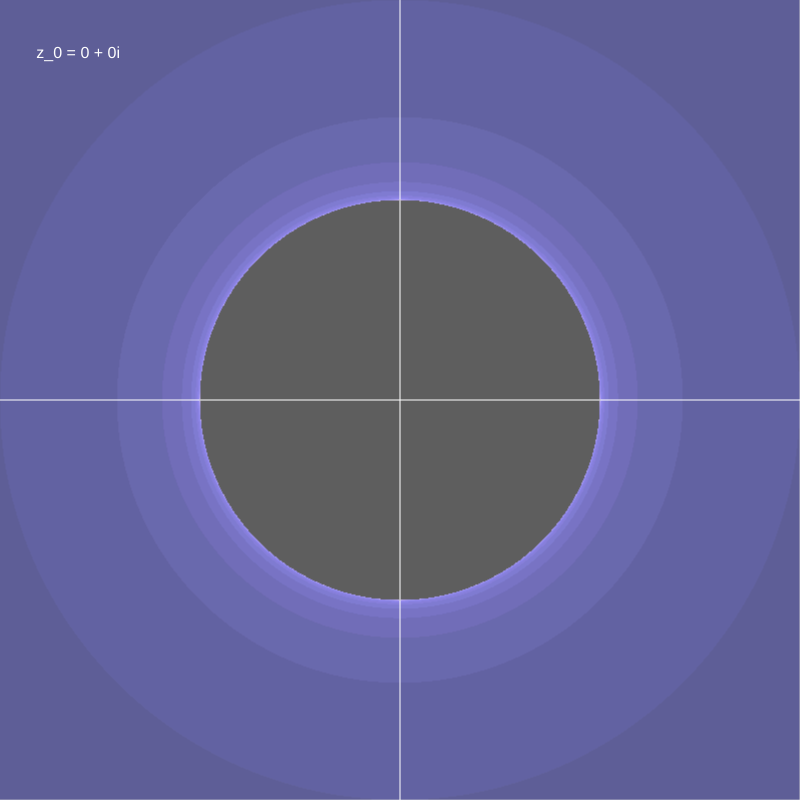
Frame 1 (no input)
Frame 2 (the mouse pressed at the canvas centre, redrawn once): identical to frame 1, image omitted

The p5.js sketch that drew this single still picture (run headless with seeded random() and noise() and a simulated clock; the mouse was pressed at the canvas centre and the sketch redrawn once):

// p5.js sketch
// ── sketch.js
// What do you call the Mandlebrot set when you 
// grill it, wrap it in a bun, and eat it?

//Mandlebrotworst.

var iter = 100;
var pal = [];

let a1, a2, b1, b2;
let rmin = -2;
let imin = -2;
let rmax = 2;
let imax = 2;

let z0re = 0;
let z0im = 0;

function setPallete() {
  // that's called camelCase
  pal.push([0, 0, 100]);
  for (var i = 1; i < 20; i++) {
    var a = [10*i + 2*i, 10*i, 100+20*i];
    pal.push(a);
  }
}

function iterate(real, imag, x, y) {
  var n = 0;

  zre = x;
  zim = y;
  while (n < iter && zre*zre + zim*zim < 4) {
    n++;
    var tre = zre*zre - zim*zim + real;
    var tim = 2*zre*zim + imag;
    // i m a g too
    zre = tre;
    zim = tim;
  }

  return n;
}

function setup() {
  createCanvas(800, 800);
  noLoop();
  textAlign(LEFT, CENTER);
  textSize(16);
  setPallete();
}

function draw() {
  background(220);

  for (var row = 0; row < width; row++) {
    for (var col = 0; col < height; col++) {
      var cre = rmin + (col / width) * (rmax - rmin);
      var cim = imax - (row / height) * (imax - imin);

      var n = iterate(z0re, z0im, cre, cim);
      if (n == iter) {
        stroke(0);
      } else{
        a = pal[n%20];
        stroke(a);
        // Did y'all say red because it's ketchup
        // on the Mandlebrotworst?
      }
      point(col, row);
    }
  }

  noStroke();
  fill(255);
  text("z_0 = " + str(z0re) + " + " + str(z0im) + "i", width/22, height/15);

  stroke(255);
  line(width/2, 0, width/2, height);
  line(0, height/2, width, height/2);
}

function mousePressed() {
  z0re = rmin + (mouseX / width) * (rmax - rmin);
  z0im = imax - (mouseY / height) * (imax - imin);

  draw();
}

// function mouseReleased() {
//   a2 = rmin + (mouseX / width) * (rmax - rmin);
//   b2 = imax - (mouseY / height) * (imax - imin);

//   if (a1 > a2) {
//     var t = a1;
//     a1 = a2;
//     a2 = t;
//   }

//   if (b2 > b1) {
//     var t = b1;
//     b1 = b2;
//     b2 = t;
//   }

//   b2 = b1 - a2 + a1;

//   rmin = a1;
//   rmax = a2;
//   imax = b1;
//   imin = b2;

//   draw();
// }

function mouseWheel() {
  rmin = -2;
  rmax = 2;
  imin = -2;
  imax = 2;

  draw();
}
